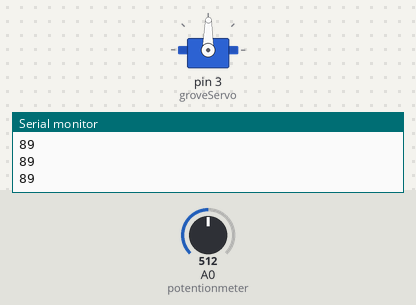
A sketch run on a simulated Arduino Uno, built with avr-gcc and run on an emulated ATmega328P. Parts: servo, the last lines printed to the serial monitor. Inputs (shaded band) come from the test bench; at power-on: A0 (potentionmeter) = 512.

Above: at 1.2 s.
1.3 s: A0 (potentionmeter) set to 716
At 2.4 s:
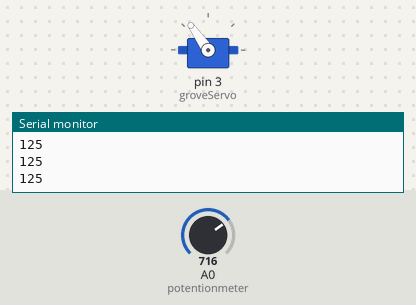
2.8 s: A0 (potentionmeter) set to 900
At 3.9 s:
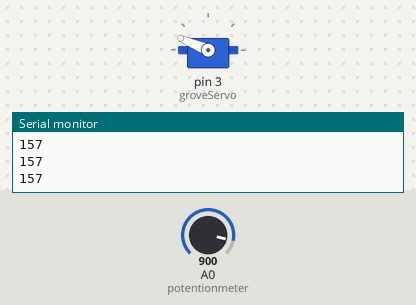
4.3 s: A0 (potentionmeter) set to 1023
At 4.8 s:
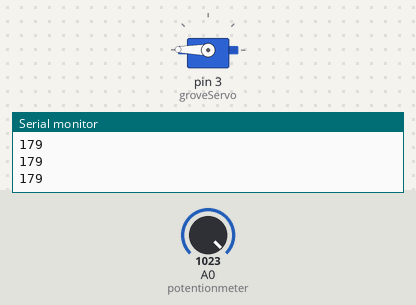
5.8 s: A0 (potentionmeter) set to 306
At 6.9 s:
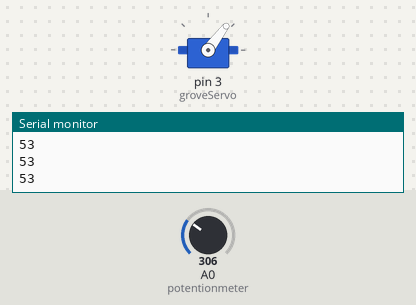
7.3 s: A0 (potentionmeter) set to 122
At 8.2 s:
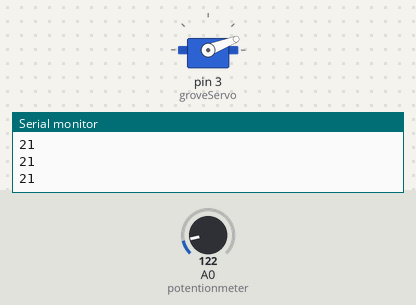
8.8 s: A0 (potentionmeter) set to 511
At 9.5 s:
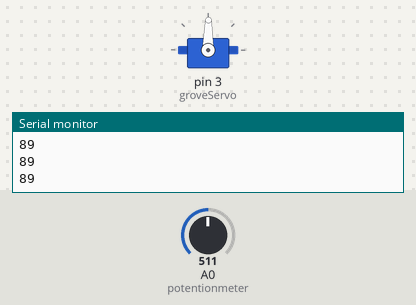
Timing chart, 0 to 11.3 s (numbered marks = the images above; inputs shaded):
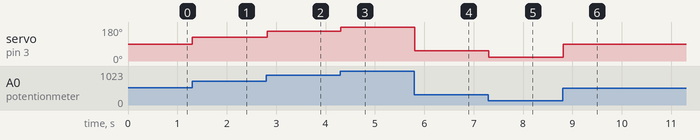

Measured:
- after the input at 1.3 s, servo on pin 3 (groveServo): 89° → 125° at once
- after the input at 2.8 s, servo on pin 3 (groveServo): 125° → 157° at once
- after the input at 4.3 s, servo on pin 3 (groveServo): 157° → 179° at once
- after the input at 5.8 s, servo on pin 3 (groveServo): 179° → 53° at once
- after the input at 7.3 s, servo on pin 3 (groveServo): 53° → 21° at once
- after the input at 8.8 s, servo on pin 3 (groveServo): 21° → 89° at once

The sketch:

Glove_Servo.ino
```cpp
#include <Servo.h>
Servo groveServo;
int potentionmeter = 0;
int shaft;

void setup()
{
  groveServo.attach(3);
  Serial.begin(9600);
  pinMode(potentionmeter, INPUT);
}

void loop()
{
  shaft = analogRead(potentionmeter);
  shaft = map(shaft, 0, 1023, 0, 179);
  Serial.println(shaft);
  groveServo.write(shaft);
  delay(15);
}
```
